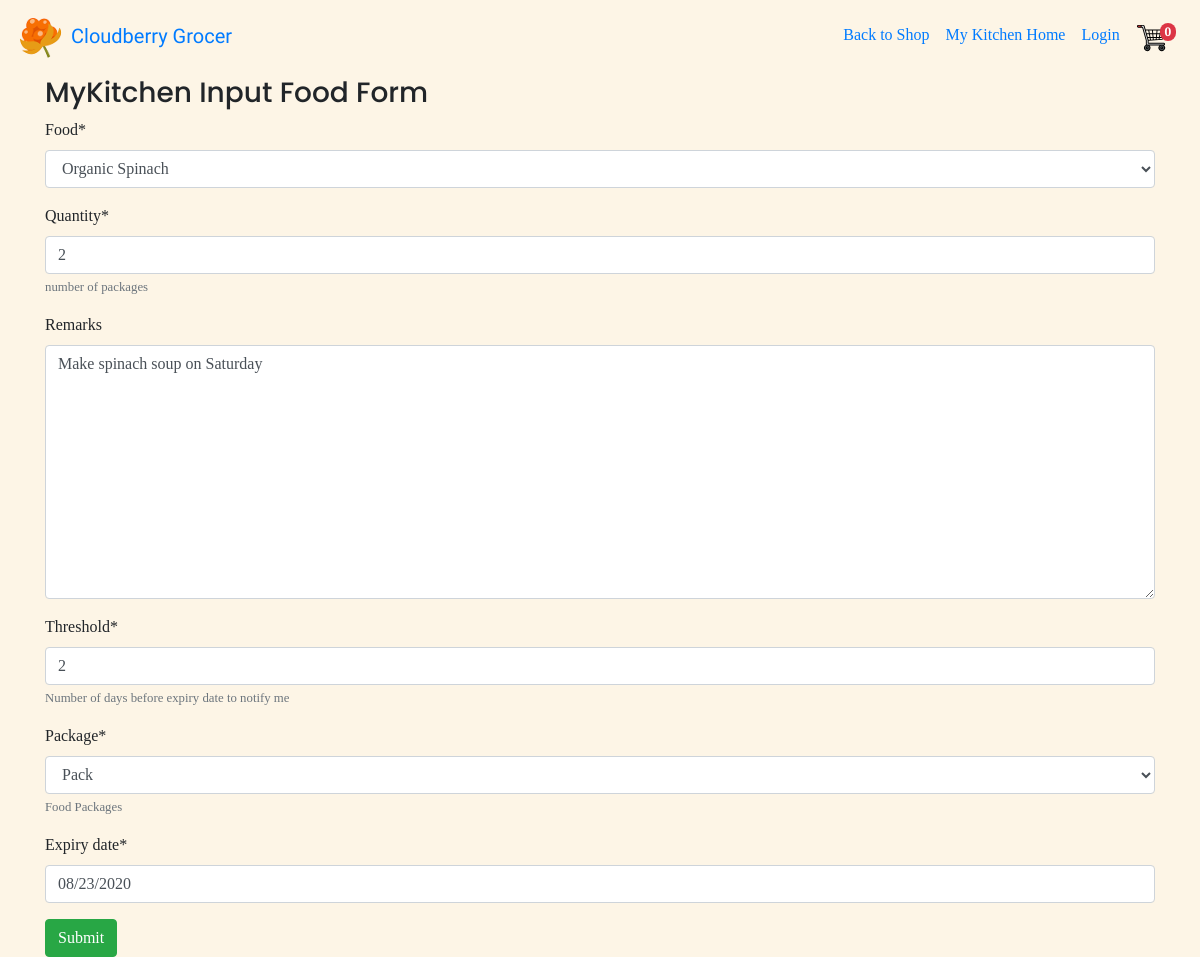
The page /mykitchen/update-food-item/13/9/11 on the database its author committed.
### mykitchen/models.py (models this page shows, shortened)
class FoodItem(models.Model):
    food = models.ForeignKey(Product, on_delete=models.SET_NULL, null=True)
    location = models.ForeignKey(StorageLocation, on_delete=models.CASCADE)
    quantity = models.IntegerField(blank=False, help_text="number of packages")
    remarks = models.TextField(blank=True, max_length=600)
    expiry_date = models.DateField(
        null=True, blank=True, help_text='Enter date in YYYY-MM-DD format')
    threshold = models.IntegerField(blank=False,
                                    help_text="Number of days before expiry"
                                    " date to notify me")
    edited_by = models.ForeignKey(User, blank=False,
                                  on_delete=models.SET(get_sentinel_user))
    PACKAGES = (
        ('bar', 'Bar'),
        ('bottle', 'Bottle'),
        ('box', 'Box'),
        ('pack', 'Pack'),
        ('roll', 'Roll'),
        ('tin', 'Tin')
    )
    package = models.CharField(blank=False, choices=PACKAGES,
                               max_length=7, default="pack",
                               help_text="Food Packages")

### mykitchen/views.py (the view)
def edit_food_item(request, household_id, storage_id, food_id):
    storage = StorageLocation.objects.get(id=storage_id)
    food_to_edit = FoodItem.objects.get(id=food_id)
    if request.method == 'POST':
        food_form = FoodItemForm(request.POST, instance=food_to_edit)
        if food_form.is_valid():
            food_instance = food_form.save(commit=False)
            food_instance.edited_by = request.user
            food_instance.location = storage
            food_instance.save()
            messages.success(
                request,
                f" Food Item {food_instance.food}"
                f" has been edited on"
                f" {datetime.datetime.now().strftime('%b %d, %Y, %H:%M:%S')}")
            return redirect(reverse(index))
        else:
            return render(request, 'mykitchen/update_food.template.html', {
                          'form': food_form
                          })
    else:
        food_form = FoodItemForm(instance=food_to_edit)
        return render(request, 'mykitchen/update_food.template.html', {
            'form': food_form
        })

### mykitchen/forms.py
class FoodItemForm(forms.ModelForm):
    expiry_date = forms.DateField(widget=forms.DateInput(
        format=('%m/%d/%Y'), attrs={'class': 'datepicker'}
        ))
    class Meta:
        model = FoodItem
        fields = ('food', 'quantity', 'remarks', 'threshold',
                  'package', 'expiry_date')
        widgets = {
        }
        exclude = ('edited_by',)

### cart/contexts.py (called while the page is built)
def cart_contents(request):
    cart = request.session.get("shopping_cart", {})
    return {
        'shopping_cart': cart,
        'item_count': len(cart)
}

### products/models.py (called while the page is built)
    def __str__(self):
        return self.name

### mykitchen/templates/mykitchen/update_food.template.html (shortened to what this page needs)
{% extends 'base_kitchen.template.html' %}
{%load crispy_forms_tags %}
{%load static%}
{%block content%}
    <h3>MyKitchen Input Food Form</h3>
    <form method="POST">
    {{ form|crispy }}
    <input type="submit" role="button" class="btn btn-success" value="Submit"/>
    </form>
{% endblock %}

### static/css/styles.css (style rules this page uses)
body { background-color: oldlace; font-family: 'Bitter', serif; }
h1,h2,h3,h4,h5,h6 { font-family: 'Poppins', sans-serif; }

### rows shown on the page
FoodItem: food "Organic Spinach", quantity "2", remarks "Make spinach soup on Saturday", threshold "2", package "Pack", expiry_date "08/23/2020"

### other values the page prints
{{ item_count }} "0"
